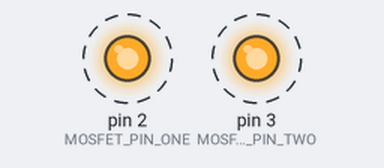
Simulated run of this sketch. Board: Arduino Uno, built with avr-gcc and run on an emulated ATmega328P. Parts: output pins drawn as LEDs (lit = HIGH). Dashed ring = blinking.

Above: at 0.5 s.
Timing chart, 0 to 4.6 s (numbered marks = the images above):
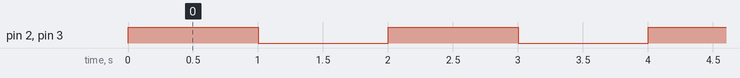

The sketch:

MOSFET_Test.ino
```cpp
const int MOSFET_PIN_ONE = 2, MOSFET_PIN_TWO = 3;


void setup()
{
  pinMode(MOSFET_PIN_ONE, OUTPUT);
  pinMode(MOSFET_PIN_TWO, OUTPUT);
  Serial.begin(9600);
}

void loop()
{

digitalWrite(MOSFET_PIN_ONE,HIGH);
digitalWrite(MOSFET_PIN_TWO,HIGH);
delay(1000);
digitalWrite(MOSFET_PIN_ONE,LOW);
digitalWrite(MOSFET_PIN_TWO,LOW);
delay(1000);

}
```

Measured:
- by itself, pin 2 (MOSFET_PIN_ONE), pin 3 (MOSFET_PIN_TWO): alternates HIGH for 1.0 s and LOW for 1.0 s
